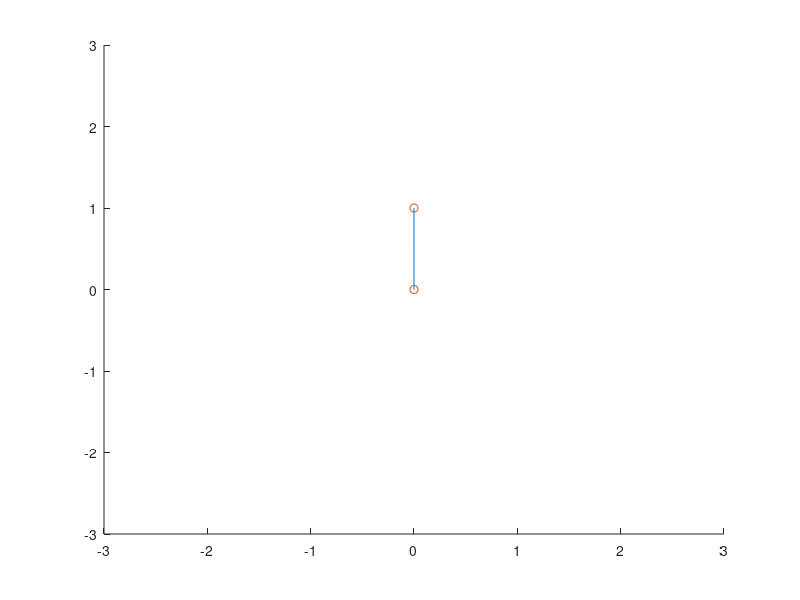

This figure's MATLAB source:
clc
clear all
close all

t0=0;
tf=10;
dt=.01;
t=t0:dt:tf;
m=1;
g=9.81;
l=1;
b=1;
tao=0;
T(1)=0;
Tp(1)=0;
SP=pi;
k=100;
kp=20;
ki=20;
for i=1:length(t)-1
    E(i+1)=SP-T(i);
    Ep(i+1)=(E(i+1)-E(i))/dt;
    Ei(i+1)=sum(E(i+1)*dt);
    tao=E(i+1)*k+Ep(i+1)*kp+Ei(i+1)*ki;
    %Tpp(i)=(tao-(m*g*l*sin(T(i))))/(m*l*l);
    %Tpp(i)=(tao-1*Tp(i)-(m*g*l*sin(T(i))))/(m*l*l);
    Tpp(i)=(tao-Tp(i)*b-(m*g*l*sin(T(i))))/(m*l*l);
    Tp(i+1)=sum(Tpp*dt);
    T(i+1)=sum(Tp*dt);
end

%figure,plot(t,T)
% x=l*cos(T);
% y=l*sin(T);
figure
for i=1:150
cla
hold on

x=l*sin(T(i));
y=l*cos(T(i));
plot([0 x],[0 -y])
plot([0 x],[0 -y],'o')
axis([-3 3 -3 3])
pause(.125)
end
hold off
